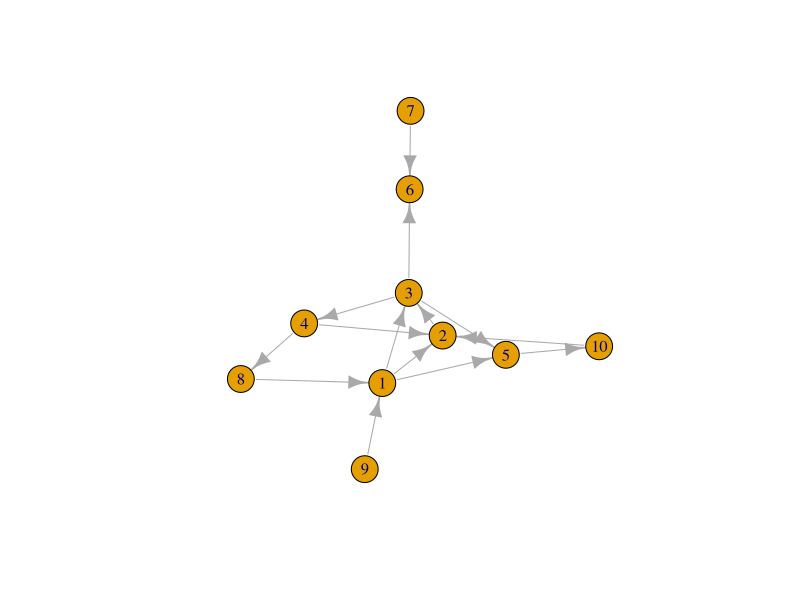
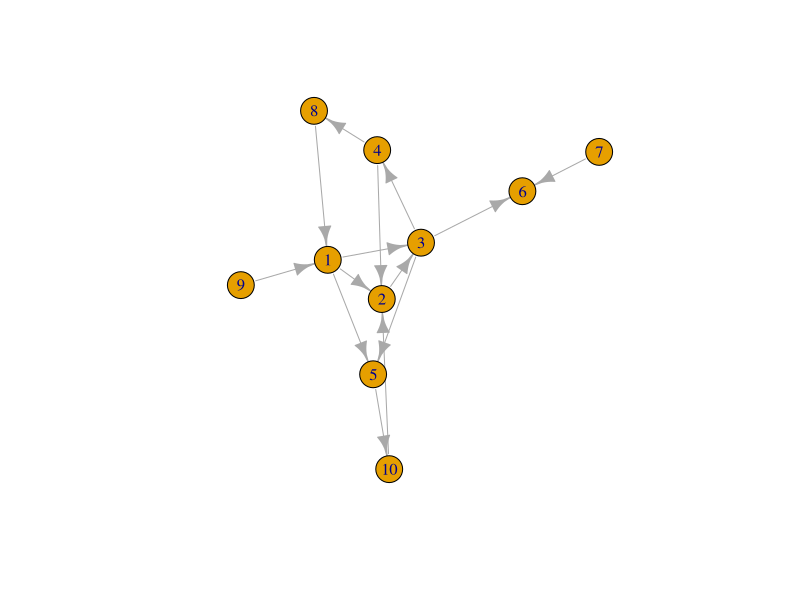
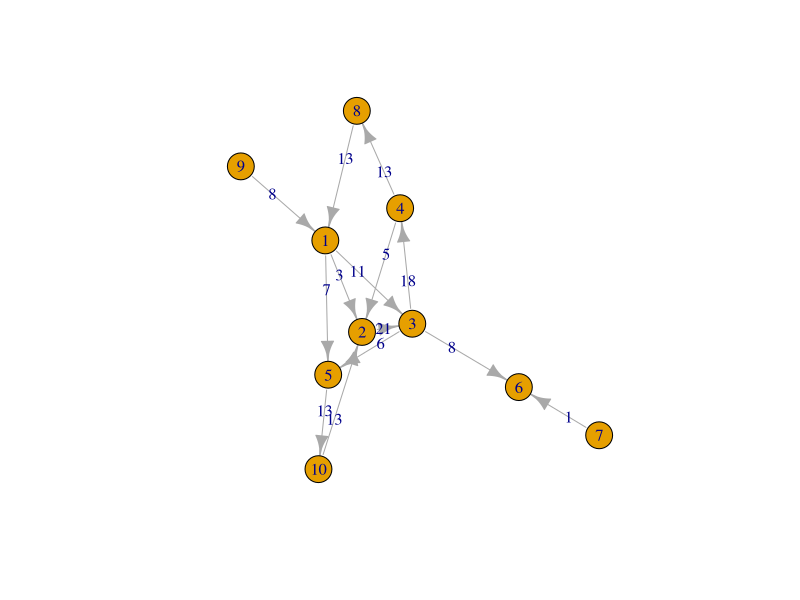
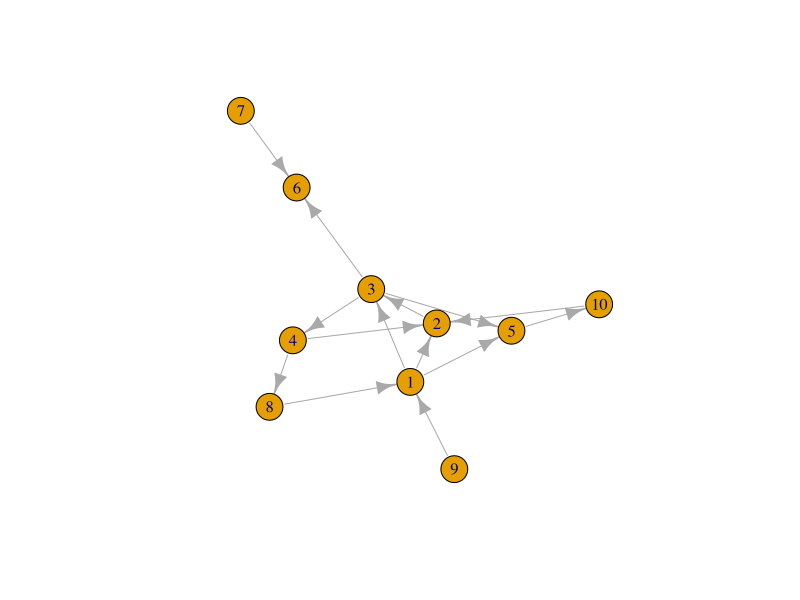

Here is the R script that generated these plots, in order:
## ----setup, include=FALSE-------------------------------------------------
knitr::opts_chunk$set(echo = TRUE)


## -------------------------------------------------------------------------
library(igraph)
g1 <- graph( c(1,2, 1,3, 2,3,
               3,4, 3,5, 1,5,
               4,2, 3,6, 4,8,
               8,1, 9,1, 10,2,
               7,6, 5,10))
g1
summary(g1)
plot(g1)


## -------------------------------------------------------------------------
class(g1)
V(g1)
V(g1)[1]
E(g1)
E(g1)[1]
class(V(g1))
class(E(g1))


## -------------------------------------------------------------------------
g1
plot(g1)
igraph::degree(g1)
igraph::degree(g1, mode="in")
igraph::degree(g1, mode="out")
deg <- centr_degree(g1)
deg


## -------------------------------------------------------------------------
igraph::betweenness(g1)



## -------------------------------------------------------------------------

g1 <- set.edge.attribute(g1, "weight",  value= 1)
bg <- edge_betweenness(g1)
plot(g1, edge.label = bg)


## -------------------------------------------------------------------------
 igraph::closeness(g1)


## -------------------------------------------------------------------------
eigen_centrality(g1)


## -------------------------------------------------------------------------
page.rank(g1)


## -------------------------------------------------------------------------
plot(g1)
diameter(g1)


## -------------------------------------------------------------------------
sp <- shortest_paths(g1, from="1", to="10")
sp$vpath
sp1 <- shortest_paths(g1, from="1", to="9")
sp1$vpath
distances(g1)


## -------------------------------------------------------------------------
transitivity(g1, type = "global")


## -------------------------------------------------------------------------
transitivity(g1, type = "local")

distances(g1,mode = "out")
